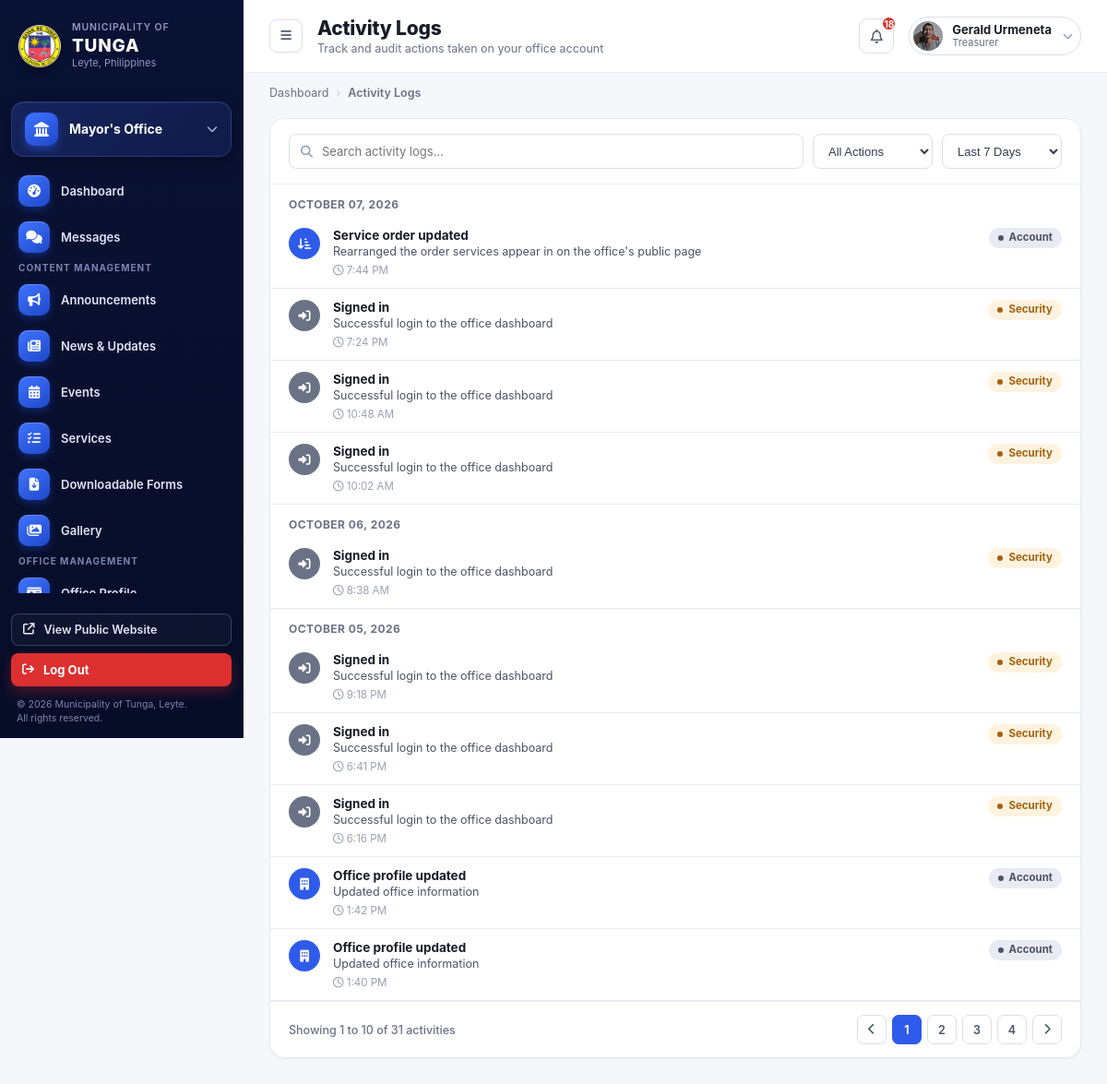
The page /office-dashboard/office-log (signed in) on the database as committed earlier.
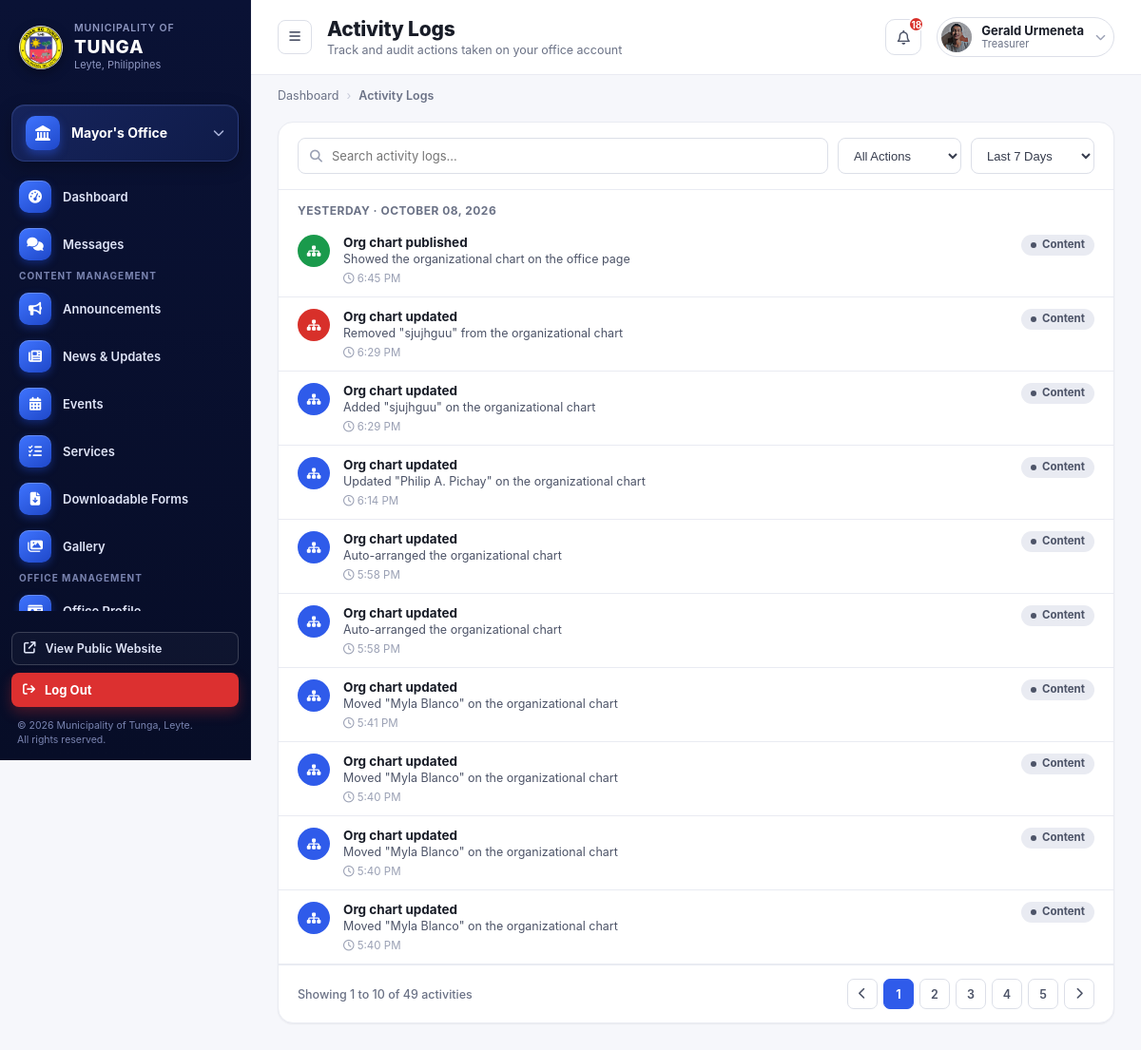
The same page on the database as committed later.
### office_dashboard/models.py (models this page shows, shortened)
class ActivityLog(models.Model):
    CATEGORY_CHOICES = [
        ("content", "Content"),
        ("account", "Account"),
        ("security", "Security"),
    ]
    representative = models.ForeignKey(
        OfficeRepresentative,
        on_delete=models.CASCADE,
        related_name="activity_logs"
    )
    title = models.CharField(max_length=255)
    description = models.CharField(max_length=500, blank=True)
    category = models.CharField(max_length=20, choices=CATEGORY_CHOICES, default="content")
    icon = models.CharField(max_length=50, default="fa-solid fa-circle-info")
    icon_color = models.CharField(max_length=20, default="var(--blue-600)")
    created_at = models.DateTimeField(auto_now_add=True)
    class Meta:
        ordering = ["-created_at"]

### office_dashboard/views.py (the view)
# urls.py: path('office-log', views.activity_log, name='log'),
@office_rep_required
def activity_log(request, rep):
    logs = rep.activity_logs.all()
    q = request.GET.get('q', '').strip()
    if q:
        logs = logs.filter(title__icontains=q)
    category = request.GET.get('category', '')
    if category:
        logs = logs.filter(category=category)
    range_ = request.GET.get('range', '7')
    if range_ != 'all':
        since = timezone.now() - timedelta(days=int(range_))
        logs = logs.filter(created_at__gte=since)
    paginator = Paginator(logs, 10)
    page_obj = paginator.get_page(request.GET.get('page'))
    today = timezone.localdate()
    yesterday = today - timedelta(days=1)
    grouped = []
    for log_date, items in groupby(page_obj.object_list, key=lambda l: timezone.localtime(l.created_at).date()):
        items = list(items)
        if log_date == today:
            label = f"Today · {log_date.strftime('%B %d, %Y')}"
        elif log_date == yesterday:
            label = f"Yesterday · {log_date.strftime('%B %d, %Y')}"
        else:
            label = log_date.strftime('%B %d, %Y')
        grouped.append({"label": label, "items": items})
    return render(request, "office_dashboard/activity-logs.html", {
        "rep": rep,
        "page_obj": page_obj,
        "grouped_logs": grouped,
        "current_q": q,
        "current_category": category,
        "current_range": range_,
    })

### admin_dashboard/context_processors.py (called while the page is built)
def site_contact_info(request):
    return {"site_contact": SiteContactInfo.get_solo()}

def is_super_admin(request):
    if not request.user.is_authenticated:
        return {"is_super_admin": False}
    return {"is_super_admin": SuperAdmin.objects.filter(user=request.user).exists()}

def ticker_announcements(request):
    from office_dashboard.models import Announcement
    announcements = list(
        Announcement.public().order_by('-date_posted', '-last_updated', '-created_at')[:5]
    )
    return {"ticker_announcements": announcements}

def nav_offices(request):
    from django.urls import reverse
    from offices.models import Office
    offices_list = list(
        Office.objects
        .exclude(slug="lgu-super-admin")
        .filter(is_visible=True, representative__isnull=False, representative__user__is_active=True)
        .order_by("display_order", "name")
    )
    for o in offices_list:
        o.nav_url = reverse('offices:office_detail', args=[o.slug])
    return {"nav_offices": offices_list}

### office_dashboard/models.py (called while the page is built)
    @property
    def unread_notifications_count(self):
        return self.notifications.filter(is_read=False).count()

### templates/office_dashboard/activity-logs.html (shortened to what the changed rows need)
{% extends "representative_dashboard_base.html" %}
{% load static %}
{% block content %}
  <div class="main">
    <header class="topbar">
      <div class="topbar-left">
        <div class="page-heading">
          <h1>Activity Logs</h1>
        </div>
      </div>
    </header>
    <main class="content">
      <section class="panel">
                <form method="get" class="filters-row">
                  <label class="field search" style="flex:1;"><i class="fa-solid fa-magnifying-glass"></i><input type="text" name="q" value="{{ current_q }}" placeholder="Search activity logs..." onchange="this.form.submit()"></label>
                  <select class="field" name="category" onchange="this.form.submit()">
                  </select>
                  <select class="field" name="range" onchange="this.form.submit()">
                  </select>
                </form>
                {% for day in grouped_logs %}
                  <div class="log-day-label">{{ day.label }}</div>
                  {% for log in day.items %}
                  <div class="log-item">
                    <span class="log-icon" style="--icon-bg: {{ log.icon_color }};"><i class="{{ log.icon }}"></i></span>
                    <div class="log-body">
                      <div class="log-title">{{ log.title }}</div>
                      {% if log.description %}<div class="log-desc">{{ log.description }}</div>{% endif %}
                      <div class="log-meta"><i class="fa-regular fa-clock"></i> {{ log.created_at|date:"g:i A" }}</div>
                    </div>
                    <span class="badge badge-{% if log.category == 'security' %}amber{% else %}gray{% endif %}">{{ log.get_category_display }}</span>
                  </div>
                  {% endfor %}
                {% empty %}
                  <p style="text-align:center;color:var(--gray-400);padding:24px;">No activity yet.</p>
                {% endfor %}
                <div class="pagination">
                  <span>
                    {% if page_obj.paginator.count == 0 %}No activity found{% else %}Showing {{ page_obj.start_index }} to {{ page_obj.end_index }} of {{ page_obj.paginator.count }} activities{% endif %}
                  </span>
                  <div class="page-nums">
                    {% if page_obj.has_previous %}
                      <a class="page-btn" href="?page={{ page_obj.previous_page_number }}&q={{ current_q }}&category={{ current_category }}&range={{ current_range }}"><i class="fa-solid fa-chevron-left"></i></a>
                    {% else %}
                      <span class="page-btn"><i class="fa-solid fa-chevron-left"></i></span>
                    {% endif %}
                    {% for num in page_obj.paginator.page_range %}
                      {% if num == page_obj.number %}
                        <span class="page-btn active">{{ num }}</span>
                      {% else %}
                        <a class="page-btn" href="?page={{ num }}&q={{ current_q }}&category={{ current_category }}&range={{ current_range }}">{{ num }}</a>
                      {% endif %}
                    {% endfor %}
                    {% if page_obj.has_next %}
                      <a class="page-btn" href="?page={{ page_obj.next_page_number }}&q={{ current_q }}&category={{ current_category }}&range={{ current_range }}"><i class="fa-solid fa-chevron-right"></i></a>
                    {% else %}
                      <span class="page-btn"><i class="fa-solid fa-chevron-right"></i></span>
                    {% endif %}
                  </div>
                </div>
      </section>
    </main>
  </div>
</div>
{% endblock %}

Rows that differ between the two databases and show on the page:
no longer on this page (row unchanged): ActivityLog: title "Service order updated", description "Rearranged the order services appear in on the office's public page", created_at "7:44 PM", category "Account", shown under "OCTOBER 07, 2026"
no longer on this page (row unchanged): ActivityLog: title "Signed in", description "Successful login to the office dashboard", created_at "7:24 PM", category "Security", icon_color "var(--gray-500)" (drawn), shown under "OCTOBER 07, 2026"
no longer on this page (row unchanged): ActivityLog: title "Signed in", description "Successful login to the office dashboard", created_at "10:48 AM", category "Security", icon_color "var(--gray-500)" (drawn), shown under "OCTOBER 07, 2026"
no longer on this page (row unchanged): ActivityLog: title "Signed in", description "Successful login to the office dashboard", created_at "10:02 AM", category "Security", icon_color "var(--gray-500)" (drawn), shown under "OCTOBER 07, 2026"
no longer on this page (row unchanged): ActivityLog: title "Signed in", description "Successful login to the office dashboard", created_at "8:38 AM", category "Security", icon_color "var(--gray-500)" (drawn), shown under "OCTOBER 06, 2026"
no longer on this page (row unchanged): ActivityLog: title "Signed in", description "Successful login to the office dashboard", created_at "9:18 PM", category "Security", icon_color "var(--gray-500)" (drawn), shown under "OCTOBER 05, 2026"
no longer on this page (row unchanged): ActivityLog: title "Signed in", description "Successful login to the office dashboard", created_at "6:41 PM", category "Security", icon_color "var(--gray-500)" (drawn), shown under "OCTOBER 05, 2026"
no longer on this page (row unchanged): ActivityLog: title "Signed in", description "Successful login to the office dashboard", created_at "6:16 PM", category "Security", icon_color "var(--gray-500)" (drawn), shown under "OCTOBER 05, 2026"
no longer on this page (row unchanged): ActivityLog: title "Office profile updated", description "Updated office information", created_at "1:42 PM", category "Account", shown under "OCTOBER 05, 2026"
no longer on this page (row unchanged): ActivityLog: title "Office profile updated", description "Updated office information", created_at "1:40 PM", category "Account", shown under "OCTOBER 05, 2026"
added ActivityLog: title "Org chart published", description "Showed the organizational chart on the office page", created_at "6:45 PM", category "Content", icon_color "var(--green-600)" (drawn), shown under "YESTERDAY · OCTOBER 08, 2026"
added ActivityLog: title "Org chart updated", description "Removed \"sjujhguu\" from the organizational chart", created_at "6:29 PM", category "Content", icon_color "var(--red-600)" (drawn), shown under "YESTERDAY · OCTOBER 08, 2026"
added ActivityLog: title "Org chart updated", description "Added \"sjujhguu\" on the organizational chart", created_at "6:29 PM", category "Content", shown under "YESTERDAY · OCTOBER 08, 2026"
added ActivityLog: title "Org chart updated", description "Updated \"Philip A. Pichay\" on the organizational chart", created_at "6:14 PM", category "Content", shown under "YESTERDAY · OCTOBER 08, 2026"
added ActivityLog: title "Org chart updated", description "Auto-arranged the organizational chart", created_at "5:58 PM", category "Content", shown under "YESTERDAY · OCTOBER 08, 2026"
added ActivityLog: title "Org chart updated", description "Auto-arranged the organizational chart", created_at "5:58 PM", category "Content", shown under "YESTERDAY · OCTOBER 08, 2026"
added ActivityLog: title "Org chart updated", description "Moved \"Myla Blanco\" on the organizational chart", created_at "5:41 PM", category "Content", shown under "YESTERDAY · OCTOBER 08, 2026"
added ActivityLog: title "Org chart updated", description "Moved \"Myla Blanco\" on the organizational chart", created_at "5:40 PM", category "Content", shown under "YESTERDAY · OCTOBER 08, 2026"
added ActivityLog: title "Org chart updated", description "Moved \"Myla Blanco\" on the organizational chart", created_at "5:40 PM", category "Content", shown under "YESTERDAY · OCTOBER 08, 2026"
added ActivityLog: title "Org chart updated", description "Moved \"Myla Blanco\" on the organizational chart", created_at "5:40 PM", category "Content", shown under "YESTERDAY · OCTOBER 08, 2026"
Other text that changed with them:
{{ page_obj.paginator.count }}: "31" → "49"
new list line: "YESTERDAY · OCTOBER 08, 2026"
new list line: "5"
list line gone: "OCTOBER 07, 2026"
list line gone: "OCTOBER 06, 2026"
list line gone: "OCTOBER 05, 2026"
